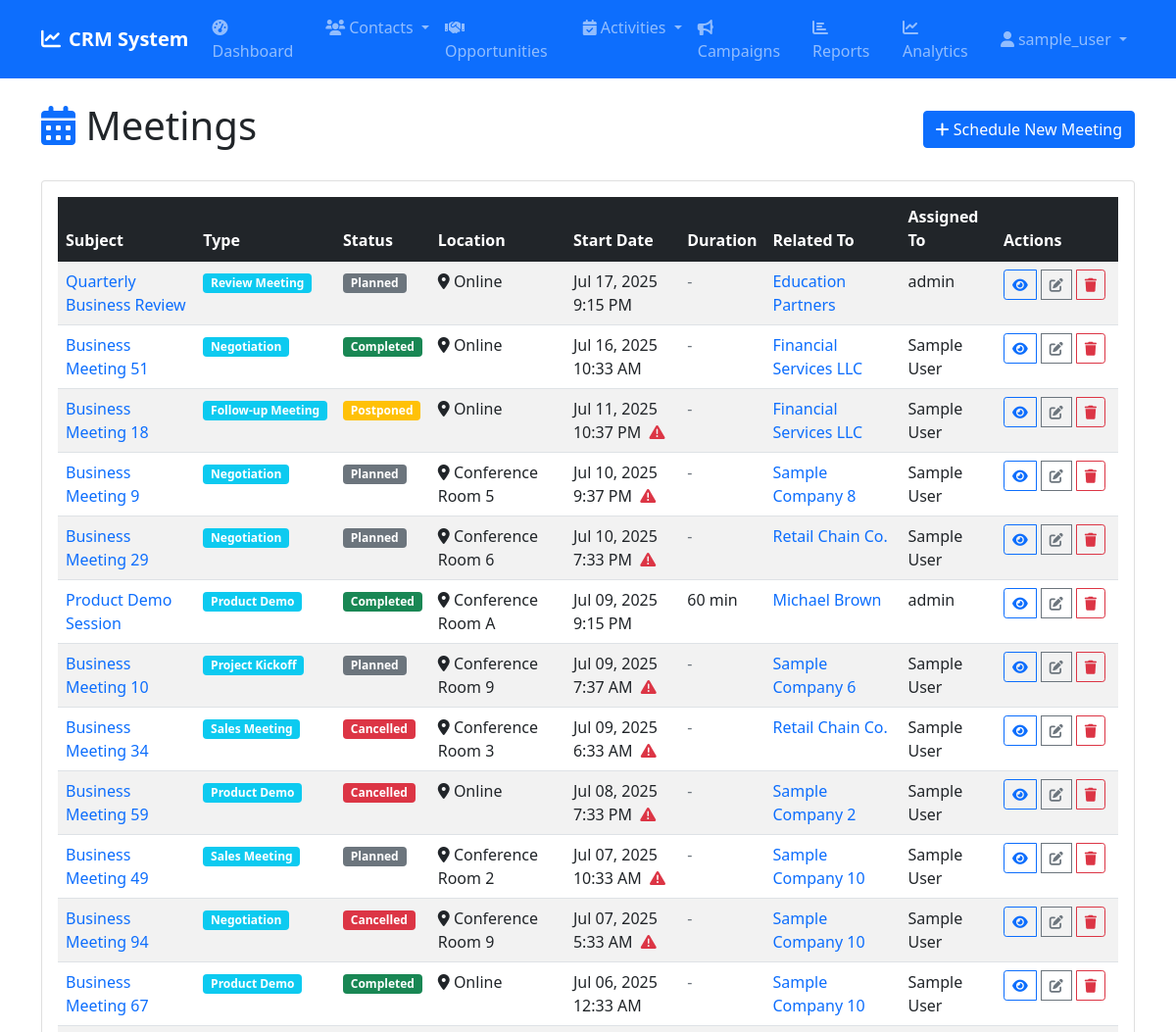
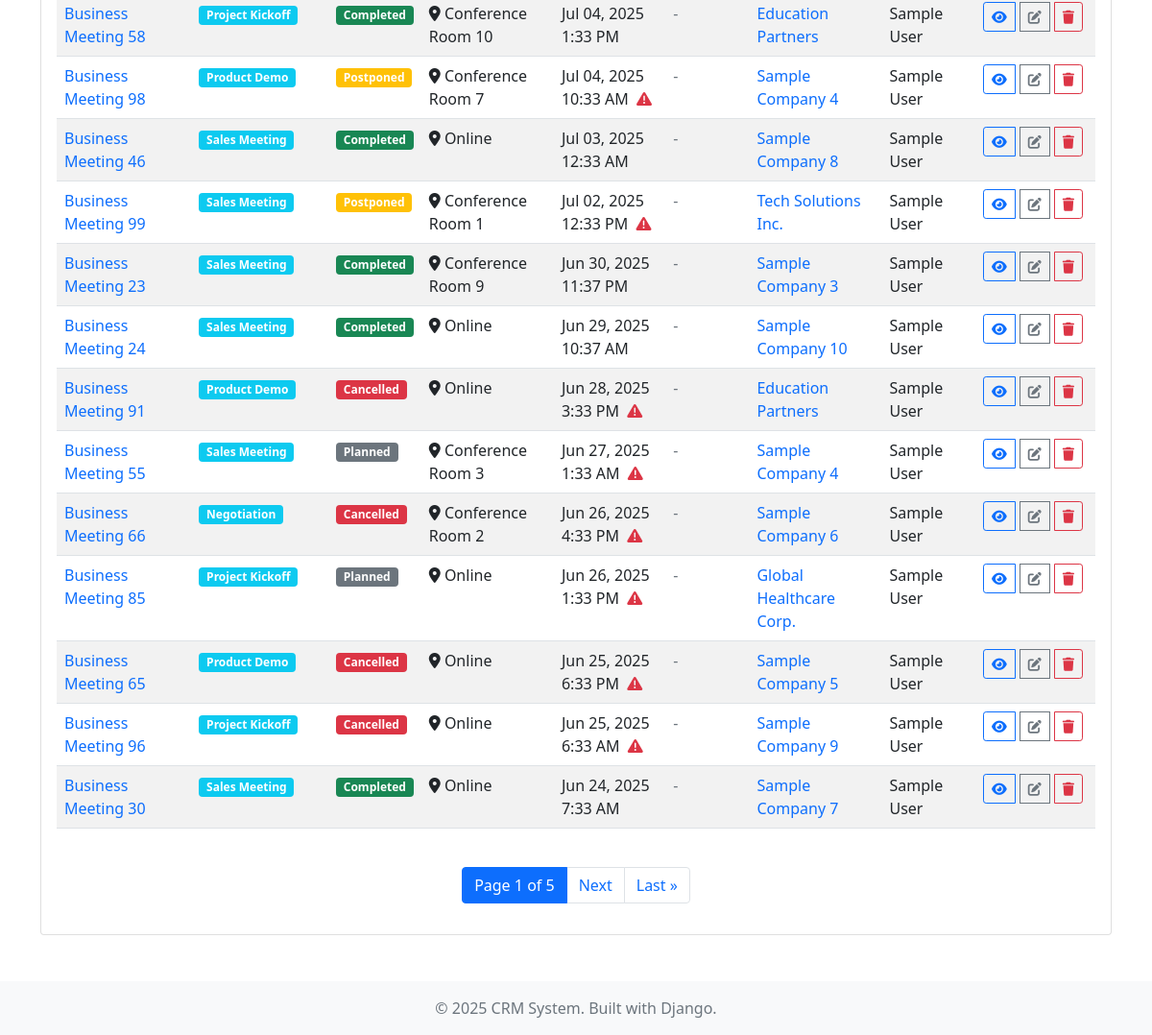
/tasks/meetings/ (signed in), run on an earlier commit of the app's database (2 pictures, top to bottom).
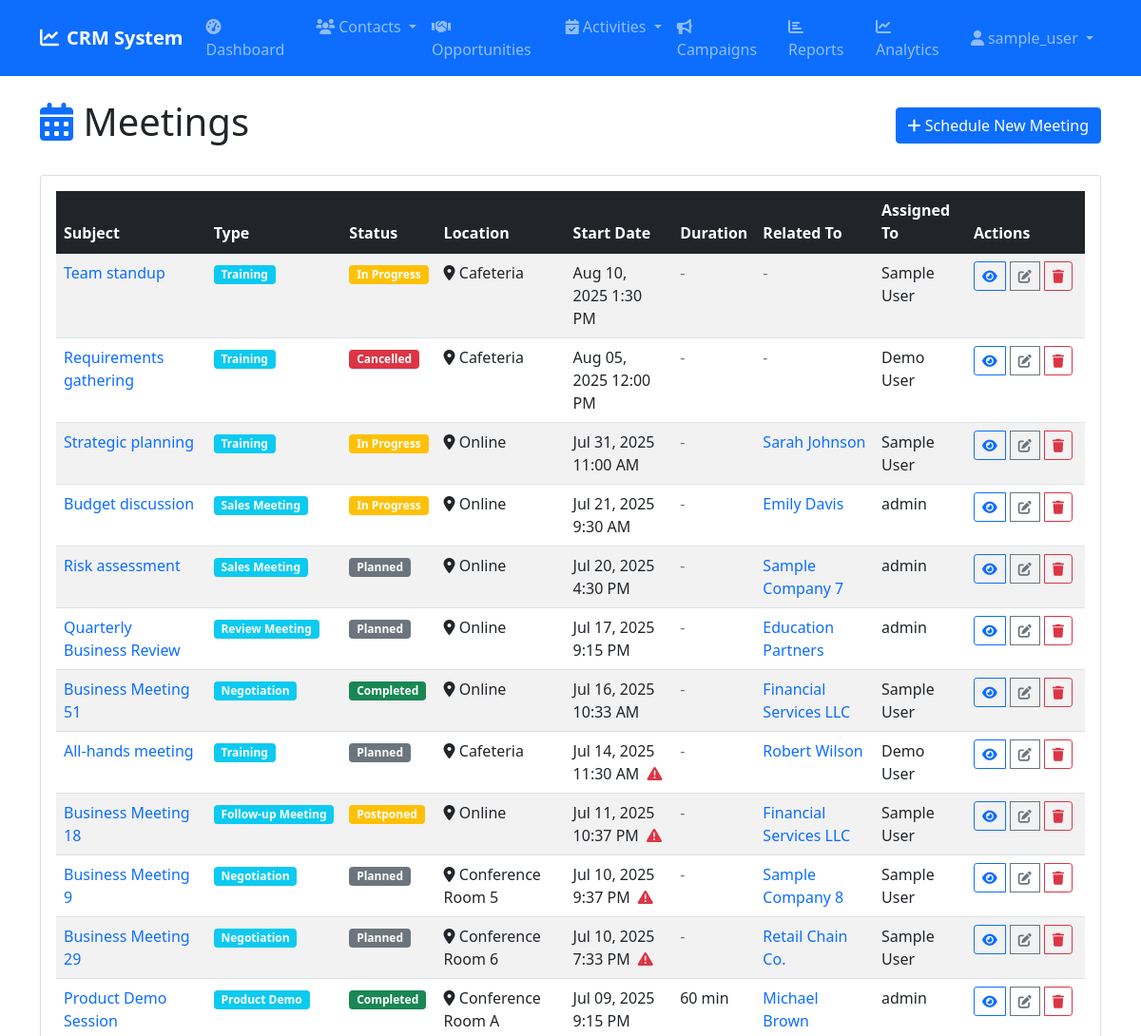
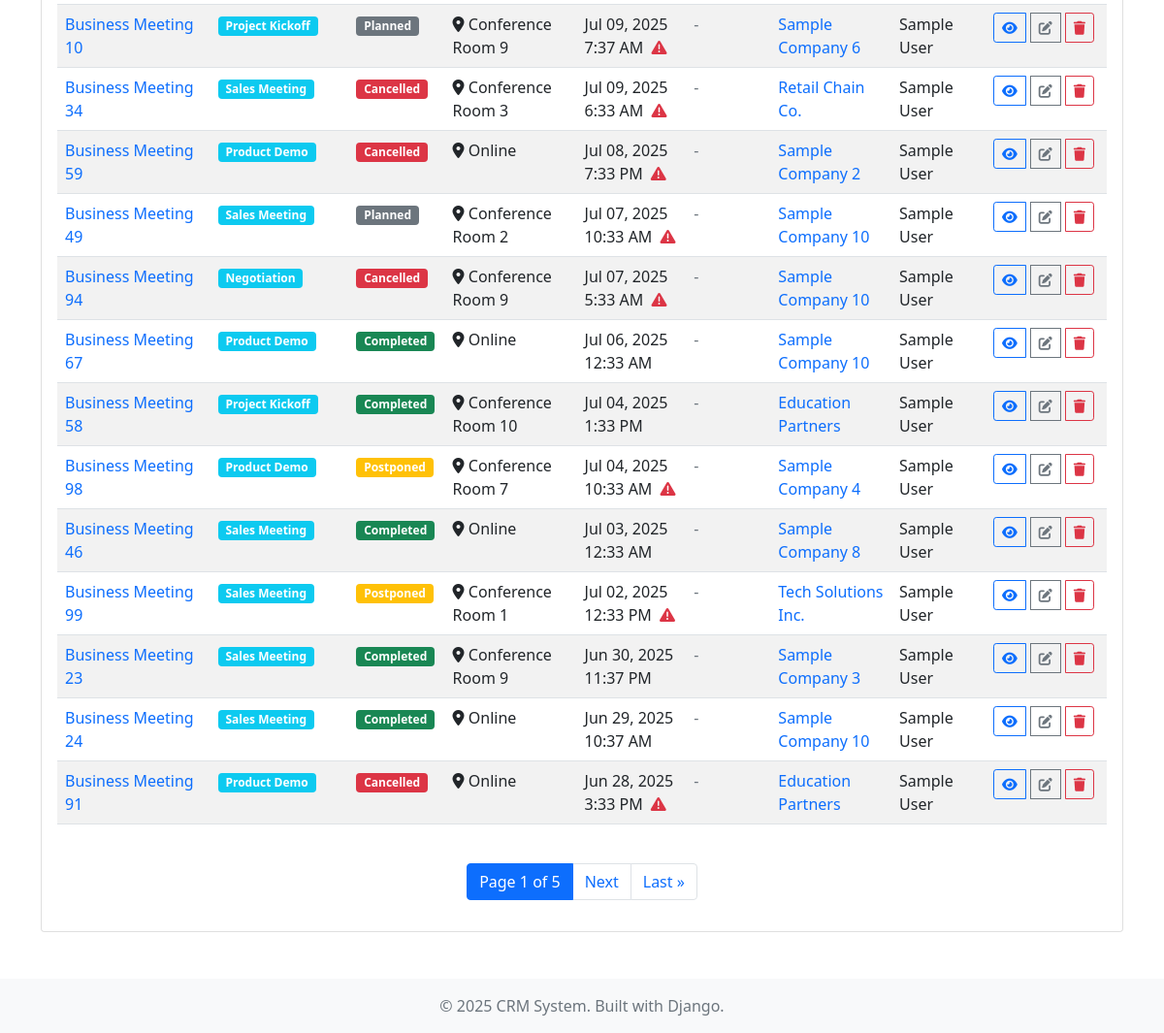
And on a later commit of the database (2 pictures, top to bottom).
### tasks/models.py (models this page shows, shortened)
class Meeting(models.Model):
    STATUS_CHOICES = [
        ('planned', 'Planned'),
        ('in_progress', 'In Progress'),
        ('completed', 'Completed'),
        ('cancelled', 'Cancelled'),
        ('postponed', 'Postponed'),
        ('no_show', 'No Show'),
    ]
    MEETING_TYPE_CHOICES = [
        ('sales_meeting', 'Sales Meeting'),
        ('demo', 'Product Demo'),
        ('follow_up', 'Follow-up Meeting'),
        ('negotiation', 'Negotiation'),
        ('kickoff', 'Project Kickoff'),
        ('review', 'Review Meeting'),
        ('training', 'Training'),
        ('other', 'Other'),
    ]
    subject = models.CharField(max_length=200)
    meeting_type = models.CharField(max_length=15, choices=MEETING_TYPE_CHOICES, default='sales_meeting')
    status = models.CharField(max_length=15, choices=STATUS_CHOICES, default='planned')
    location = models.CharField(max_length=200, blank=True, help_text="Meeting location or 'Online'")
    meeting_url = models.URLField(blank=True, help_text="Video conference URL")
    start_datetime = models.DateTimeField()
    end_datetime = models.DateTimeField()
    duration_minutes = models.PositiveIntegerField(null=True, blank=True, help_text="Planned duration in minutes")
    agenda = models.TextField(blank=True, help_text="Meeting agenda")
    meeting_notes = models.TextField(blank=True, help_text="Notes taken during/after the meeting")
    outcome = models.TextField(blank=True, help_text="Meeting outcome and next steps")
    primary_contact = models.ForeignKey('contacts.Contact', on_delete=models.CASCADE, null=True, blank=True, related_name='primary_meetings')
    attendees_notes = models.TextField(blank=True, help_text="List of attendees")
    related_account = models.ForeignKey('accounts.Account', on_delete=models.CASCADE, null=True, blank=True, related_name='meetings')
    related_contact = models.ForeignKey('contacts.Contact', on_delete=models.CASCADE, null=True, blank=True, related_name='meetings')
    related_lead = models.ForeignKey('leads.Lead', on_delete=models.CASCADE, null=True, blank=True, related_name='meetings')
    related_opportunity = models.ForeignKey('opportunities.Opportunity', on_delete=models.CASCADE, null=True, blank=True, related_name='meetings')
    assigned_to = models.ForeignKey(User, on_delete=models.CASCADE, related_name='assigned_meetings')
    created_by = models.ForeignKey(User, on_delete=models.SET_NULL, null=True, blank=True, related_name='created_meetings')
    created_at = models.DateTimeField(auto_now_add=True)
    updated_at = models.DateTimeField(auto_now=True)
    class Meta:
        ordering = ['-start_datetime']
    @property
    def is_completed(self):
        return self.status == 'completed'
    @property
    def is_overdue(self):
        return self.start_datetime < timezone.now() and not self.is_completed
    @property
    def related_object(self):
        if self.related_contact:
            return self.related_contact
        elif self.related_lead:
            return self.related_lead
        elif self.related_account:
            return self.related_account
        elif self.related_opportunity:
            return self.related_opportunity
        return None

### accounts/models.py (models this page shows)
class Account(models.Model):
    ACCOUNT_TYPES = [
        ('customer', 'Customer'),
        ('prospect', 'Prospect'),
        ('partner', 'Partner'),
        ('competitor', 'Competitor'),
        ('other', 'Other'),
    ]
    INDUSTRIES = [
        ('technology', 'Technology'),
        ('healthcare', 'Healthcare'),
        ('finance', 'Finance'),
        ('education', 'Education'),
        ('retail', 'Retail'),
        ('manufacturing', 'Manufacturing'),
        ('other', 'Other'),
    ]
    name = models.CharField(max_length=200)
    account_type = models.CharField(max_length=20, choices=ACCOUNT_TYPES, default='customer')
    industry = models.CharField(max_length=20, choices=INDUSTRIES, blank=True)
    website = models.URLField(blank=True)
    phone = models.CharField(max_length=20, blank=True)
    email = models.EmailField(blank=True)
    billing_street = models.TextField(blank=True)
    billing_city = models.CharField(max_length=100, blank=True)
    billing_state = models.CharField(max_length=100, blank=True)
    billing_postal_code = models.CharField(max_length=20, blank=True)
    billing_country = models.CharField(max_length=100, blank=True)
    shipping_street = models.TextField(blank=True)
    shipping_city = models.CharField(max_length=100, blank=True)
    shipping_state = models.CharField(max_length=100, blank=True)
    shipping_postal_code = models.CharField(max_length=20, blank=True)
    shipping_country = models.CharField(max_length=100, blank=True)
    annual_revenue = models.DecimalField(max_digits=15, decimal_places=2, null=True, blank=True)
    employees = models.IntegerField(null=True, blank=True)
    description = models.TextField(blank=True)
    assigned_to = models.ForeignKey(User, on_delete=models.SET_NULL, null=True, blank=True)
    created_by = models.ForeignKey(User, on_delete=models.SET_NULL, null=True, blank=True, related_name='created_accounts')
    created_at = models.DateTimeField(auto_now_add=True)
    updated_at = models.DateTimeField(auto_now=True)
    class Meta:
        ordering = ['name']
    def __str__(self):
        return self.name
    def get_absolute_url(self):
        return reverse('accounts:detail', kwargs={'pk': self.pk})

### contacts/models.py (models this page shows, shortened)
class Contact(models.Model):
    SALUTATIONS = [
        ('mr', 'Mr.'),
        ('mrs', 'Mrs.'),
        ('ms', 'Ms.'),
        ('dr', 'Dr.'),
        ('prof', 'Prof.'),
    ]
    salutation = models.CharField(max_length=10, choices=SALUTATIONS, blank=True)
    first_name = models.CharField(max_length=100)
    last_name = models.CharField(max_length=100)
    title = models.CharField(max_length=100, blank=True)
    email = models.EmailField()
    phone = models.CharField(max_length=20, blank=True)
    mobile = models.CharField(max_length=20, blank=True)
    fax = models.CharField(max_length=20, blank=True)
    mailing_street = models.TextField(blank=True)
    mailing_city = models.CharField(max_length=100, blank=True)
    mailing_state = models.CharField(max_length=100, blank=True)
    mailing_postal_code = models.CharField(max_length=20, blank=True)
    mailing_country = models.CharField(max_length=100, blank=True)
    other_street = models.TextField(blank=True)
    other_city = models.CharField(max_length=100, blank=True)
    other_state = models.CharField(max_length=100, blank=True)
    other_postal_code = models.CharField(max_length=20, blank=True)
    other_country = models.CharField(max_length=100, blank=True)
    account = models.ForeignKey(Account, on_delete=models.CASCADE, related_name='contacts')
    reports_to = models.ForeignKey('self', on_delete=models.SET_NULL, null=True, blank=True)
    department = models.CharField(max_length=100, blank=True)
    lead_source = models.CharField(max_length=100, blank=True)
    do_not_call = models.BooleanField(default=False)
    email_opt_out = models.BooleanField(default=False)
    description = models.TextField(blank=True)
    assigned_to = models.ForeignKey(User, on_delete=models.SET_NULL, null=True, blank=True)
    created_by = models.ForeignKey(User, on_delete=models.SET_NULL, null=True, blank=True, related_name='created_contacts')
    created_at = models.DateTimeField(auto_now_add=True)
    updated_at = models.DateTimeField(auto_now=True)
    class Meta:
        ordering = ['last_name', 'first_name']
    def __str__(self):
        return f"{self.first_name} {self.last_name}"
    def get_absolute_url(self):
        return reverse('contacts:detail', kwargs={'pk': self.pk})

### tasks/views.py (the view)
# urls.py: path('meetings/', views.MeetingListView.as_view(), name='meeting_list'),
class MeetingListView(LoginRequiredMixin, ListView):
    model = Meeting
    template_name = 'tasks/meeting_list.html'
    context_object_name = 'meetings'
    paginate_by = 25
    def get_queryset(self):
        return Meeting.objects.select_related('assigned_to', 'primary_contact', 'related_account').order_by('-start_datetime')

### templates/tasks/meeting_list.html (shortened to what the changed rows need)
{% extends 'base.html' %}
{% block content %}
<div class="d-flex justify-content-between align-items-center mb-4">
    <h1><i class="fas fa-calendar-alt text-primary"></i> Meetings</h1>
</div>
<div class="card">
    <div class="card-body">
        <div class="table-responsive">
            <table class="table table-striped table-hover">
                <thead class="table-dark">
                    <tr>
                        <th>Subject</th>
                        <th>Type</th>
                        <th>Status</th>
                        <th>Location</th>
                        <th>Start Date</th>
                        <th>Duration</th>
                        <th>Related To</th>
                        <th>Assigned To</th>
                        <th>Actions</th>
                    </tr>
                </thead>
                <tbody>
                    {% for meeting in meetings %}
                    <tr>
                        <td>
                            <a href="{% url 'tasks:meeting_detail' meeting.pk %}" class="text-decoration-none">
                                {{ meeting.subject }}
                            </a>
                        </td>
                        <td>
                            <span class="badge bg-info">
                                {{ meeting.get_meeting_type_display }}
                            </span>
                        </td>
                        <td>
                            <span class="badge
                                {% if meeting.status == 'completed' %}bg-success
                                {% elif meeting.status == 'in_progress' %}bg-warning
                                {% elif meeting.status == 'cancelled' %}bg-danger
                                {% elif meeting.status == 'postponed' %}bg-warning
                                {% elif meeting.status == 'no_show' %}bg-danger
                                {% else %}bg-secondary{% endif %}">
                                {{ meeting.get_status_display }}
                            </span>
                        </td>
                        <td>
                            {% if meeting.location %}
                                <i class="fas fa-map-marker-alt"></i> {{ meeting.location }}
                            {% elif meeting.meeting_url %}
                                <i class="fas fa-video"></i> Online
                            {% else %}
                                <span class="text-muted">-</span>
                            {% endif %}
                        </td>
                        <td>
                            {{ meeting.start_datetime|date:"M d, Y g:i A" }}
                            {% if meeting.is_overdue %}
                                <i class="fas fa-exclamation-triangle text-danger ms-1" title="Overdue"></i>
                            {% endif %}
                        </td>
                        <td>
                            {% if meeting.duration_minutes %}
                                {{ meeting.duration_minutes }} min
                            {% else %}
                                <span class="text-muted">-</span>
                            {% endif %}
                        </td>
                        <td>
                            {% if meeting.related_object %}
                                <a href="{{ meeting.related_object.get_absolute_url }}" class="text-decoration-none">
                                    {{ meeting.related_object }}
                                </a>
                            {% else %}
                                <span class="text-muted">-</span>
                            {% endif %}
                        </td>
                        <td>{{ meeting.assigned_to.get_full_name|default:meeting.assigned_to.username }}</td>
                        <td>
                            <div class="btn-group btn-group-sm" role="group">
                                <a href="{% url 'tasks:meeting_detail' meeting.pk %}" class="btn btn-outline-primary btn-sm" title="View">
                                    <i class="fas fa-eye"></i>
                                </a>
                                <a href="{% url 'tasks:meeting_edit' meeting.pk %}" class="btn btn-outline-secondary btn-sm" title="Edit">
                                    <i class="fas fa-edit"></i>
                                </a>
                                <a href="{% url 'tasks:meeting_delete' meeting.pk %}" class="btn btn-outline-danger btn-sm" title="Delete">
                                    <i class="fas fa-trash"></i>
                                </a>
                            </div>
                        </td>
                    </tr>
                    {% endfor %}
                </tbody>
            </table>
        </div>
    </div>
</div>
{% endblock %}

What changed in the data, as far as the page shows it:
no longer on this page (row unchanged): Meeting: subject "Business Meeting 55", meeting_type "Sales Meeting", status "Planned", location "Conference Room 3", start_datetime "Jun 27, 2025 1:33 AM", related_object "Sample Company 4", assigned_to.get_full_name "Sample User"
no longer on this page (row unchanged): Meeting: subject "Business Meeting 66", meeting_type "Negotiation", status "Cancelled", location "Conference Room 2", start_datetime "Jun 26, 2025 4:33 PM", related_object "Sample Company 6", assigned_to.get_full_name "Sample User"
no longer on this page (row unchanged): Meeting: subject "Business Meeting 85", meeting_type "Project Kickoff", status "Planned", location "Online", start_datetime "Jun 26, 2025 1:33 PM", related_object "Global Healthcare Corp.", assigned_to.get_full_name "Sample User"
no longer on this page (row unchanged): Meeting: subject "Business Meeting 65", meeting_type "Product Demo", status "Cancelled", location "Online", start_datetime "Jun 25, 2025 6:33 PM", related_object "Sample Company 5", assigned_to.get_full_name "Sample User"
no longer on this page (row unchanged): Meeting: subject "Business Meeting 96", meeting_type "Project Kickoff", status "Cancelled", location "Online", start_datetime "Jun 25, 2025 6:33 AM", related_object "Sample Company 9", assigned_to.get_full_name "Sample User"
no longer on this page (row unchanged): Meeting: subject "Business Meeting 30", meeting_type "Sales Meeting", status "Completed", location "Online", start_datetime "Jun 24, 2025 7:33 AM", related_object "Sample Company 7", assigned_to.get_full_name "Sample User"
added Meeting: subject "Team standup", meeting_type "Training", status "In Progress", location "Cafeteria", start_datetime "Aug 10, 2025 1:30 PM", assigned_to.get_full_name "Sample User"
added Meeting: subject "Requirements gathering", meeting_type "Training", status "Cancelled", location "Cafeteria", start_datetime "Aug 05, 2025 12:00 PM", assigned_to.get_full_name "Demo User"
added Meeting: subject "Strategic planning", meeting_type "Training", status "In Progress", location "Online", start_datetime "Jul 31, 2025 11:00 AM", related_object "Sarah Johnson", assigned_to.get_full_name "Sample User"
added Meeting: subject "Budget discussion", meeting_type "Sales Meeting", status "In Progress", location "Online", start_datetime "Jul 21, 2025 9:30 AM", related_object "Emily Davis", assigned_to.get_full_name "admin"
added Meeting: subject "Risk assessment", meeting_type "Sales Meeting", status "Planned", location "Online", start_datetime "Jul 20, 2025 4:30 PM", related_object "Sample Company 7", assigned_to.get_full_name "admin"
added Meeting: subject "All-hands meeting", meeting_type "Training", status "Planned", location "Cafeteria", start_datetime "Jul 14, 2025 11:30 AM", related_object "Robert Wilson", assigned_to.get_full_name "Demo User"
